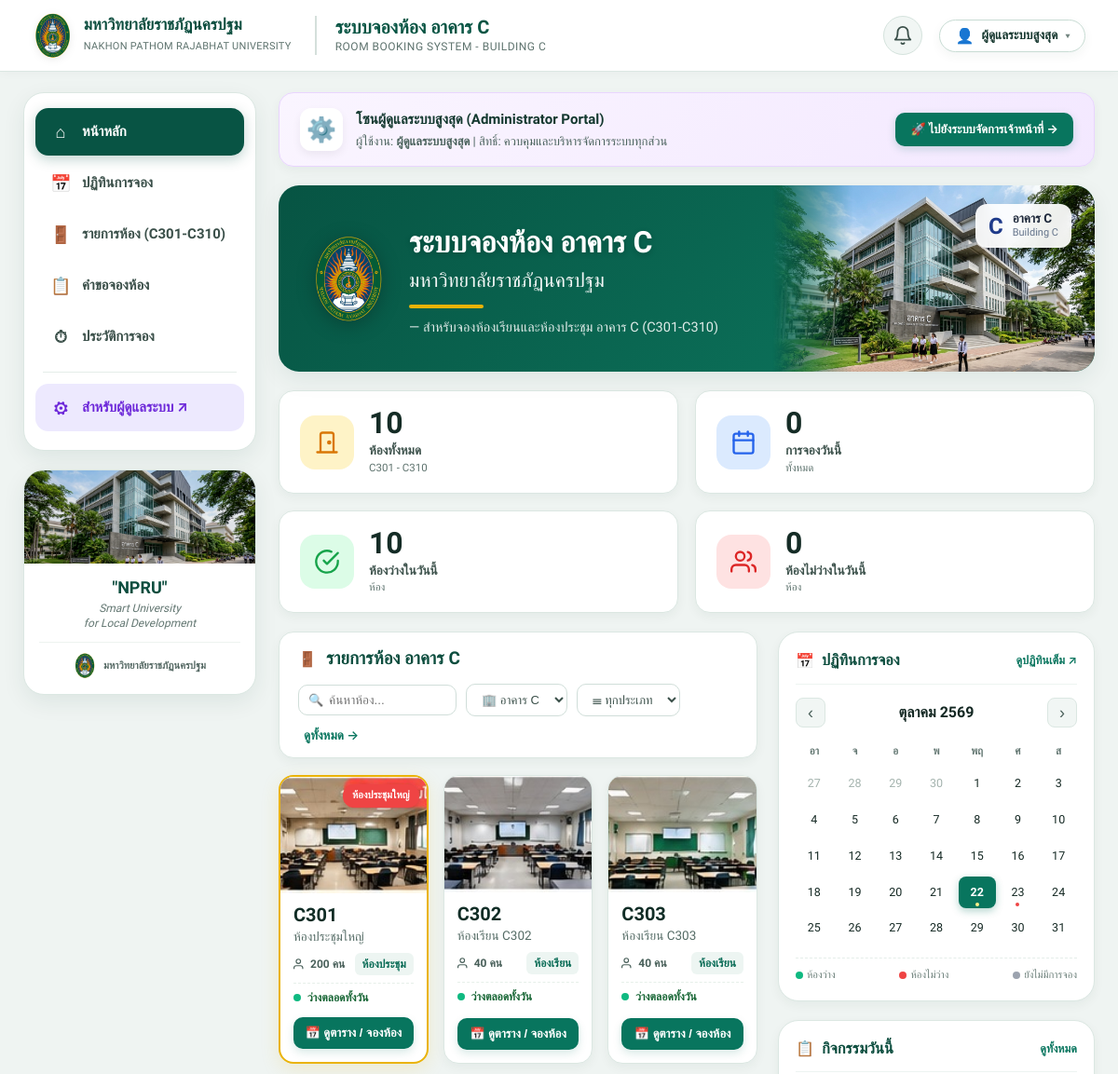
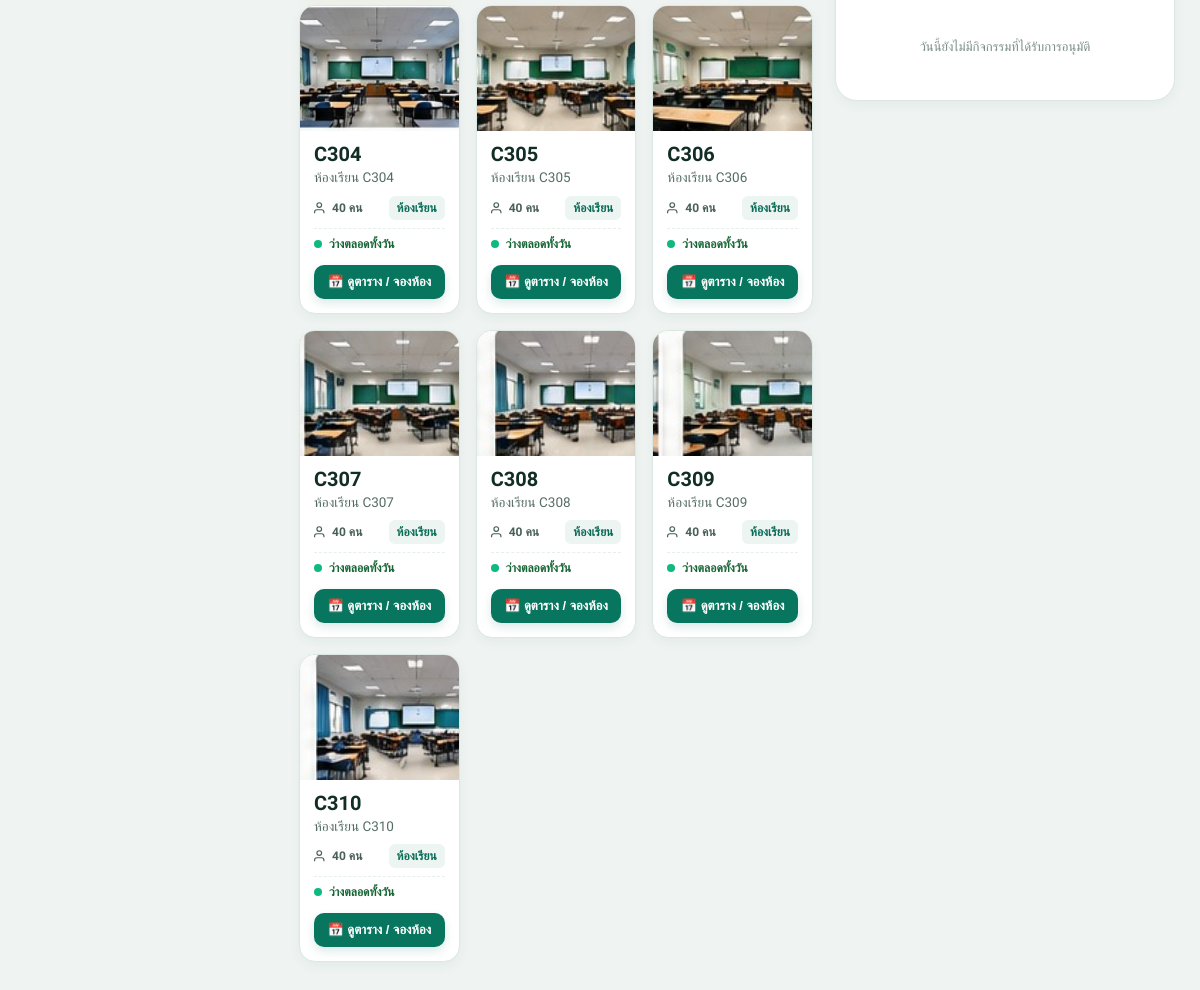
The page / (signed in) on the database its author committed (2 pictures, top to bottom).
### tables this page shows
CREATE TABLE IF NOT EXISTS `rooms` (
    `id` INT AUTO_INCREMENT PRIMARY KEY,
    `room_code` VARCHAR(10) NOT NULL UNIQUE,
    `room_name` VARCHAR(100) NOT NULL,
    `building` VARCHAR(50) NOT NULL DEFAULT 'อาคาร C',
    `room_type` VARCHAR(50) NOT NULL,
    `capacity` INT NOT NULL DEFAULT 40,
    `floor` VARCHAR(20) DEFAULT 'ชั้น 3',
    `facilities` VARCHAR(255) DEFAULT 'โปรเจกเตอร์, ไมโครโฟน, เครื่องปรับอากาศ, ไวไฟ',
    `status` ENUM('available','maintenance') DEFAULT 'available'
);

### public/index.php (the view, shortened to what the rows shown need)
<?php
require_once __DIR__ . '/../classes/Auth.php';
require_once __DIR__ . '/../classes/Room.php';
require_once __DIR__ . '/../classes/Booking.php';
$db = (new Database())->connect();
$roomModel = new Room($db);
$bookingModel = new Booking($db);
$rooms = $roomModel->getRoomsWithAvailability($bookingModel);
?>
<!DOCTYPE html>
<html lang="th">
<head>
<link rel="stylesheet" href="css/style.css">
</head>
<body>
<header class="topbar">
    <div class="topbar-left">
        <a href="index.php" class="brand">
            <div class="brand-text">
                <h1>มหาวิทยาลัยราชภัฏนครปฐม</h1>
            </div>
        </a>
    </div>
</header>
<div class="main-wrapper">
    <main class="content-area">
        <section class="hero-card">
            <div class="hero-left">
                <div class="hero-info">
                    <h2>ระบบจองห้อง อาคาร C</h2>
                </div>
            </div>
        </section>
        <div class="dashboard-columns">
            <div class="rooms-container" id="rooms">
                <div class="rooms-header-bar">
                    <div class="header-left">
                        <h2>รายการห้อง อาคาร C</h2>
                    </div>
                </div>
                <div class="room-cards-grid">
                    <?php foreach ($rooms as $room): ?>
                        <article class="room-card <?= $room['room_code'] === 'C301' ? 'is-c301' : '' ?>"
                                 data-room-code="<?= htmlspecialchars($room['room_code']) ?>"
                                 data-room-type="<?= htmlspecialchars($room['room_type']) ?>"
                                 data-room-id="<?= (int)$room['id'] ?>">
                            <div class="card-image-wrap">
                                <img src="images/<?= htmlspecialchars($room['room_code']) ?>.jpg"
                                     alt="<?= htmlspecialchars($room['room_name']) ?>"
                                     onerror="this.src='images/room-placeholder.svg'">
                                <?php if ($room['room_code'] === 'C301'): ?>
                                    <span class="badge-auditorium">ห้องประชุมใหญ่</span>
                                <?php endif; ?>
                            </div>
                            <div class="card-content">
                                <h3 class="room-code"><?= htmlspecialchars($room['room_code']) ?></h3>
                                <p class="room-title"><?= htmlspecialchars($room['room_name']) ?></p>
                                <div class="room-tags-row">
                                    <span class="cap-tag">
                                        <svg width="14" height="14" viewBox="0 0 24 24" fill="none" stroke="currentColor" stroke-width="2"><path d="M17 21v-2a4 4 0 0 0-4-4H5a4 4 0 0 0-4 4v2"></path><circle cx="9" cy="7" r="4"></circle></svg>
                                        <?= (int)$room['capacity'] ?> คน
                                    </span>
                                    <span class="type-tag"><?= htmlspecialchars($room['room_type']) ?></span>
                                </div>
                                <div class="room-status-indicator">
                                    <?php if ($room['is_occupied_now']): ?>
                                        <span class="status-occupied">
                                            <span class="dot-indicator dot-red"></span> กำลังใช้งาน
                                        </span>
                                    <?php elseif ($room['is_booked_today']): ?>
                                        <span class="status-partial">
                                            <span class="dot-indicator dot-orange"></span> มีการจองวันนี้ (<?= $room['today_bookings_count'] ?> รายการ)
                                        </span>
                                    <?php else: ?>
                                        <span class="status-free">
                                            <span class="dot-indicator dot-green"></span> ว่างตลอดทั้งวัน
                                        </span>
                                    <?php endif; ?>
                                </div>
                                <button class="btn-book-room" onclick="openRoomSchedule(<?= (int)$room['id'] ?>, '<?= htmlspecialchars($room['room_code'], ENT_QUOTES) ?>', '<?= htmlspecialchars($room['room_name'], ENT_QUOTES) ?>', <?= (int)$room['capacity'] ?>)">
                                    📅 ดูตาราง / จองห้อง
                                </button>
                            </div>
                        </article>
                    <?php endforeach; ?>
                </div>
            </div>
        </div>
    </main>
</div>
</body>
</html>

### rows shown on the page
rooms: room_code (picture), shows "ห้องประชุมใหญ่", room_code "C301", room_name "ห้องประชุมใหญ่", capacity "200", room_type "ห้องประชุม"
rooms: room_code (picture), room_code "C302", room_name "ห้องเรียน C302", capacity "40", room_type "ห้องเรียน"
rooms: room_code (picture), room_code "C303", room_name "ห้องเรียน C303", capacity "40", room_type "ห้องเรียน"
rooms: room_code (picture), room_code "C304", room_name "ห้องเรียน C304", capacity "40", room_type "ห้องเรียน"
rooms: room_code (picture), room_code "C305", room_name "ห้องเรียน C305", capacity "40", room_type "ห้องเรียน"
rooms: room_code (picture), room_code "C306", room_name "ห้องเรียน C306", capacity "40", room_type "ห้องเรียน"
rooms: room_code (picture), room_code "C307", room_name "ห้องเรียน C307", capacity "40", room_type "ห้องเรียน"
rooms: room_code (picture), room_code "C308", room_name "ห้องเรียน C308", capacity "40", room_type "ห้องเรียน"
rooms: room_code (picture), room_code "C309", room_name "ห้องเรียน C309", capacity "40", room_type "ห้องเรียน"
rooms: room_code (picture), room_code "C310", room_name "ห้องเรียน C310", capacity "40", room_type "ห้องเรียน"

### other values the page prints
$currentUser['name'] "ผู้ดูแลระบบสูงสุด"
$totalRooms "10"
$bookingsToday "0"
$availableRooms "10"
$bookedRooms "0"
